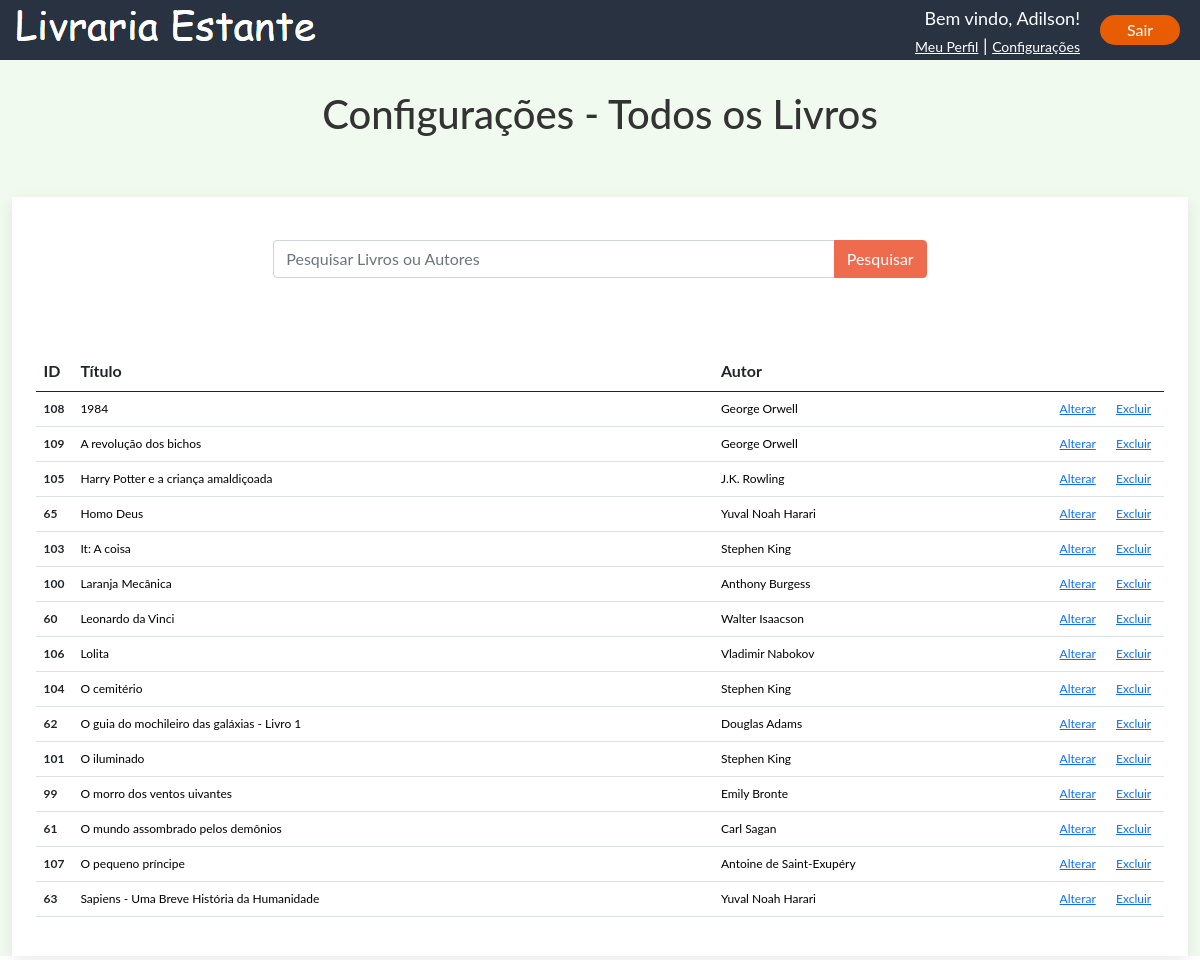
The app's page /todos-livros.php (signed in) with its own data.
### tables this page shows
CREATE TABLE `livros` (
  `idlivros` int(11) NOT NULL,
  `titulo` varchar(100) NOT NULL,
  `autor` varchar(50) NOT NULL,
  `id_genero` int(11) DEFAULT NULL,
  `id_editora` int(11) DEFAULT NULL,
  `id_tipo` int(11) DEFAULT NULL,
  `id_idioma` int(11) DEFAULT NULL,
  `isbn` varchar(50) DEFAULT NULL,
  `preco` float(6,2) DEFAULT NULL,
  `estoque` int(11) DEFAULT NULL,
  `descricao` varchar(10000) DEFAULT 'Sem descrição',
  `imagem` varchar(100) DEFAULT NULL,
  `paginas` varchar(100) NOT NULL DEFAULT 'Não Informado',
  `amazon` varchar(1000) DEFAULT NULL
);

### todos-livros.php (the view, shortened to what this page needs)
<?php require_once("private/conexao.php"); ?>
<?php
    $consulta_lista_livros = " SELECT idlivros, titulo, autor,isbn FROM livros " ;
    $consulta_lista_livros .= " ORDER BY titulo ASC";
    $extrato_todos_livros = mysqli_query($conecta, $consulta_lista_livros);
?>
<!DOCTYPE html>
<html lang="pt-br">
<head>
    <link href="uikit\css\uikit.css" rel="stylesheet">
    <link href="bootstrap/css/bootstrap.min.css" rel="stylesheet">
    <link href="css/style.css" rel="stylesheet">
</head>
<body>
 <?php include_once("_include/header.php"); ?>
    <main class="principal container-fluid">
        <div class="titulo-central">
            <h1>Configurações - Todos os Livros</h1>
        </div>
        <div id="caixa-lista" class="table-responsive row row-cols-1 row-cols-md-1 mb-1 uk-card uk-card-default">
            <form id="pesquisar-livros" action="todos-livros.php" method="get" class="input-group mb-3 barra-pesquisa" >
                <input type="text" class="form-control" name="pesquisa_livro" placeholder="Pesquisar Livros ou Autores" aria-label="Pesquisar Livros" aria-describedby="button-addon2">
                <button type="input" name="botao" class="btn btn-primary" id="button-addon2" >Pesquisar</button>
            </form>
            <table class="table" id="lista-livros">
                <thead>
                    <tr id="coluna-tabela">
                    <th id="coluna-id" scope="col">ID</th>
                    <th id="coluna-titulo" scope="col">Título</th>
                    <th id="coluna-autor" scope="col">Autor</th>
                    <th id="coluna-alterar" scope="col"></th>
                    <th id="coluna-excluir" scope="col"></th>
                    </tr>
                </thead>
                <tbody>
                <?php
                    while($lista_livros = mysqli_fetch_assoc($extrato_todos_livros)){
                ?>
                    <form action="todos-livros.php" method="post">
                        <tr id="linha-tabela">
                            <th scope="row"><?php echo $lista_livros["idlivros"]; ?></th>
                            <td id="linha-titulo">
                                    <a href="livro.php?codigo=<?php echo $lista_livros['idlivros'];?>">
                                        <?php echo $lista_livros["titulo"]; ?>
                                    </a>
                                </td>
                            <td id="linha-autor">
                                    <a href="livro.php?codigo=<?php echo $lista_livros['idlivros'];?>">
                                        <?php echo $lista_livros["autor"]; ?>
                                    </a>
                                </td>
                            <td><a href="alterar-livro.php?codigo=<?php echo $lista_livros['idlivros'];?>">Alterar</a></td>
                            <td><a href="#confirmacao-exclusao" uk-toggle>Excluir</a> </td>
                        </tr>
                    </form>
                <?php
                    }
                ?>
                </tbody>
            </table>
        </div>
    </main>
</body>
</html>

### css/style.css (style rules this page uses)
main,body,h1,h2 { font-family: 'Lato', sans-serif !important; }
.container-fluid { margin: 0 auto; }
body { background-color: #f1faee; }
.principal { background-color:#f1faee; }
.barra-pesquisa { width: 60%; margin: 0 auto; padding-top: 20px; }
#caixa-lista { background-color:#ffff; padding: 2%; margin: 5% 0; }
#lista-livros { margin-top: 5%; }
#linha-tabela { font-size:12px; }
#lista-livros #coluna-titulo { width:5px; }
#lista-livros #linha-titulo a, #lista-livros #linha-autor a { text-decoration: none; color:black; word-break: break-word; }
#coluna-tabela { width: 100%; }
#coluna-id { width: 2%; }
#coluna-titulo { width: 50%; }
#coluna-autor { width: 30%; }
#coluna-alterar,#coluna-excluir { width: 5%; }
.titulo-central { margin-top:30px; text-align:center; margin-bottom:30px; }
.btn-primary { background-color: #ee6c4d ; border-color: #ee6c4d ; color: #ffff ; }

### records on screen
livros: idlivros "108", titulo "1984", autor "George Orwell"
livros: idlivros "109", titulo "A revolução dos bichos", autor "George Orwell"
livros: idlivros "105", titulo "Harry Potter e a criança amaldiçoada", autor "J.K. Rowling"
livros: idlivros "65", titulo "Homo Deus", autor "Yuval Noah Harari"
livros: idlivros "103", titulo "It: A coisa", autor "Stephen King"
livros: idlivros "100", titulo "Laranja Mecânica", autor "Anthony Burgess"
livros: idlivros "60", titulo "Leonardo da Vinci", autor "Walter Isaacson"
livros: idlivros "106", titulo "Lolita", autor "Vladimir Nabokov"
livros: idlivros "104", titulo "O cemitério", autor "Stephen King"
livros: idlivros "62", titulo "O guia do mochileiro das galáxias - Livro 1", autor "Douglas Adams"
livros: idlivros "101", titulo "O iluminado", autor "Stephen King"
livros: idlivros "99", titulo "O morro dos ventos uivantes", autor "Emily Bronte"
livros: idlivros "61", titulo "O mundo assombrado pelos demônios", autor "Carl Sagan"
livros: idlivros "107", titulo "O pequeno príncipe", autor "Antoine de Saint-Exupéry"
livros: idlivros "63", titulo "Sapiens - Uma Breve História da Humanidade", autor "Yuval Noah Harari"

### other values on screen
$nome_usuario "Adilson"
